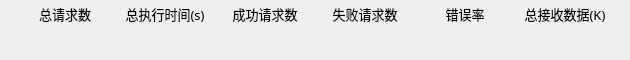
                   <widget class="QWidget" name="AllDataWidget" native="true">
                    <property name="minimumSize">
                     <size>
                      <width>0</width>
                      <height>60</height>
                     </size>
                    </property>
                    <property name="maximumSize">
                     <size>
                      <width>16777215</width>
                      <height>60</height>
                     </size>
                    </property>
                    <property name="styleSheet">
                     <string notr="true">QLineEdit{
color:#ced4da;
border-radius: 14px;
background-color: rgb(25, 25, 25, 0);
border: 0px solid rgba(255, 255, 255, 0);
padding-left:10px;
padding-right:10px;
}
#AllDataWidget{
	border: 1px solid rgba(197, 197, 197,50);
	
	background-color: rgba(255, 255, 255, 20);
	border-radius: 5px;
}</string>
                    </property>
                    <layout class="QGridLayout" name="gridLayout" columnstretch="1,0,0,0,0,0,0">
                     <property name="leftMargin">
                      <number>15</number>
                     </property>
                     <property name="topMargin">
                      <number>0</number>
                     </property>
                     <property name="rightMargin">
                      <number>15</number>
                     </property>
                     <property name="bottomMargin">
                      <number>0</number>
                     </property>
                     <property name="horizontalSpacing">
                      <number>0</number>
                     </property>
                     <item row="0" column="0">
                      <widget class="QLabel" name="label_totalRequests">
                       <property name="minimumSize">
                        <size>
                         <width>100</width>
                         <height>20</height>
                        </size>
                       </property>
                       <property name="maximumSize">
                        <size>
                         <width>100</width>
                         <height>20</height>
                        </size>
                       </property>
                       <property name="font">
                        <font>
                         <family>OPPOSans B</family>
                         <pointsize>10</pointsize>
                        </font>
                       </property>
                       <property name="toolTip">
                        <string>总共发送送请求总数</string>
                       </property>
                       <property name="text">
                        <string>总请求数</string>
                       </property>
                       <property name="alignment">
                        <set>Qt::AlignCenter</set>
                       </property>
                      </widget>
                     </item>
                     <item row="0" column="3">
                      <widget class="QLabel" name="label_success">
                       <property name="minimumSize">
                        <size>
                         <width>100</width>
                         <height>20</height>
                        </size>
                       </property>
                       <property name="maximumSize">
                        <size>
                         <width>100</width>
                         <height>20</height>
                        </size>
                       </property>
                       <property name="font">
                        <font>
                         <family>OPPOSans B</family>
                         <pointsize>10</pointsize>
                        </font>
                       </property>
                       <property name="toolTip">
                        <string>返回成功的请求数量</string>
                       </property>
                       <property name="text">
                        <string>成功请求数</string>
                       </property>
                       <property name="alignment">
                        <set>Qt::AlignCenter</set>
                       </property>
                      </widget>
                     </item>
                     <item row="0" column="4">
                      <widget class="QLabel" name="label_fail">
                       <property name="minimumSize">
                        <size>
                         <width>100</width>
                         <height>20</height>
                        </size>
                       </property>
                       <property name="maximumSize">
                        <size>
                         <width>100</width>
                         <height>20</height>
                        </size>
                       </property>
                       <property name="font">
                        <font>
                         <family>OPPOSans B</family>
                         <pointsize>10</pointsize>
                        </font>
                       </property>
                       <property name="toolTip">
                        <string>返回不成功或者异常的请求数量</string>
                       </property>
                       <property name="text">
                        <string>失败请求数</string>
                       </property>
                       <property name="alignment">
                        <set>Qt::AlignCenter</set>
                       </property>
                      </widget>
                     </item>
                     <item row="0" column="6">
                      <widget class="QLabel" name="label_allData">
                       <property name="minimumSize">
                        <size>
                         <width>100</width>
                         <height>20</height>
                        </size>
                       </property>
                       <property name="maximumSize">
                        <size>
                         <width>100</width>
                         <height>20</height>
                        </size>
                       </property>
                       <property name="font">
                        <font>
                         <family>OPPOSans B</family>
                         <pointsize>10</pointsize>
                        </font>
                       </property>
                       <property name="toolTip">
                        <string>总结接收到数据总字节数</string>
                       </property>
                       <property name="text">
                        <string>总接收数据(K)</string>
                       </property>
                       <property name="alignment">
                        <set>Qt::AlignCenter</set>
                       </property>
                      </widget>
                     </item>
                     <item row="0" column="5">
                      <widget class="QLabel" name="label_errorRate">
                       <property name="minimumSize">
                        <size>
                         <width>100</width>
                         <height>20</height>
                        </size>
                       </property>
                       <property name="maximumSize">
                        <size>
                         <width>100</width>
                         <height>20</height>
                        </size>
                       </property>
                       <property name="font">
                        <font>
                         <family>OPPOSans B</family>
                         <pointsize>10</pointsize>
                        </font>
                       </property>
                       <property name="toolTip">
                        <string>压测出错比例</string>
                       </property>
                       <property name="text">
                        <string>错误率</string>
                       </property>
                       <property name="alignment">
                        <set>Qt::AlignCenter</set>
                       </property>
                      </widget>
                     </item>
                     <item row="1" column="0">
                      <widget class="QLineEdit" name="lineEdit_totalRequests">
                       <property name="minimumSize">
                        <size>
                         <width>100</width>
                         <height>20</height>
                        </size>
                       </property>
                       <property name="maximumSize">
                        <size>
                         <width>100</width>
                         <height>20</height>
                        </size>
                       </property>
                       <property name="font">
                        <font>
                         <family>OPPOSans B</family>
                         <pointsize>10</pointsize>
                        </font>
                       </property>
                       <property name="text">
                        <string/>
                       </property>
                       <property name="alignment">
                        <set>Qt::AlignCenter</set>
                       </property>
                       <property name="readOnly">
                        <bool>true</bool>
                       </property>
                      </widget>
                     </item>
                     <item row="1" column="6">
                      <widget class="QLineEdit" name="lineEdit_allData">
                       <property name="minimumSize">
                        <size>
                         <width>100</width>
                         <height>20</height>
                        </size>
                       </property>
                       <property name="maximumSize">
                        <size>
                         <width>100</width>
                         <height>20</height>
                        </size>
                       </property>
                       <property name="font">
                        <font>
                         <family>OPPOSans B</family>
                         <pointsize>10</pointsize>
                        </font>
                       </property>
                       <property name="text">
                        <string/>
                       </property>
                       <property name="alignment">
                        <set>Qt::AlignCenter</set>
                       </property>
                       <property name="readOnly">
                        <bool>true</bool>
                       </property>
                      </widget>
                     </item>
                     <item row="1" column="4">
                      <widget class="QLineEdit" name="lineEdit_fail">
                       <property name="minimumSize">
                        <size>
                         <width>100</width>
                         <height>20</height>
                        </size>
                       </property>
                       <property name="maximumSize">
                        <size>
                         <width>100</width>
                         <height>20</height>
                        </size>
                       </property>
                       <property name="font">
                        <font>
                         <family>OPPOSans B</family>
                         <pointsize>10</pointsize>
                        </font>
                       </property>
                       <property name="text">
                        <string/>
                       </property>
                       <property name="alignment">
                        <set>Qt::AlignCenter</set>
                       </property>
                       <property name="readOnly">
                        <bool>true</bool>
                       </property>
                      </widget>
                     </item>
                     <item row="1" column="5">
                      <widget class="QLineEdit" name="lineEdit_errorRate">
                       <property name="minimumSize">
                        <size>
                         <width>100</width>
                         <height>20</height>
                        </size>
                       </property>
                       <property name="maximumSize">
                        <size>
                         <width>100</width>
                         <height>20</height>
                        </size>
                       </property>
                       <property name="font">
                        <font>
                         <family>OPPOSans B</family>
                         <pointsize>10</pointsize>
                        </font>
                       </property>
                       <property name="text">
                        <string/>
                       </property>
                       <property name="alignment">
                        <set>Qt::AlignCenter</set>
                       </property>
                       <property name="readOnly">
                        <bool>true</bool>
                       </property>
                      </widget>
                     </item>
                     <item row="1" column="3">
                      <widget class="QLineEdit" name="lineEdit_success">
                       <property name="minimumSize">
                        <size>
                         <width>100</width>
                         <height>20</height>
                        </size>
                       </property>
                       <property name="maximumSize">
                        <size>
                         <width>100</width>
                         <height>20</height>
                        </size>
                       </property>
                       <property name="font">
                        <font>
                         <family>OPPOSans B</family>
                         <pointsize>10</pointsize>
                        </font>
                       </property>
                       <property name="text">
                        <string/>
                       </property>
                       <property name="alignment">
                        <set>Qt::AlignCenter</set>
                       </property>
                       <property name="readOnly">
                        <bool>true</bool>
                       </property>
                      </widget>
                     </item>
                     <item row="0" column="1">
                      <widget class="QLabel" name="label_totalTime">
                       <property name="minimumSize">
                        <size>
                         <width>100</width>
                         <height>20</height>
                        </size>
                       </property>
                       <property name="maximumSize">
                        <size>
                         <width>100</width>
                         <height>20</height>
                        </size>
                       </property>
                       <property name="font">
                        <font>
                         <family>OPPOSans B</family>
                         <pointsize>10</pointsize>
                        </font>
                       </property>
                       <property name="toolTip">
                        <string>压测任务执行时间</string>
                       </property>
                       <property name="text">
                        <string>总执行时间(s)</string>
                       </property>
                       <property name="alignment">
                        <set>Qt::AlignCenter</set>
                       </property>
                      </widget>
                     </item>
                     <item row="1" column="1">
                      <widget class="QLineEdit" name="lineEdit_totalTime">
                       <property name="minimumSize">
                        <size>
                         <width>100</width>
                         <height>20</height>
                        </size>
                       </property>
                       <property name="maximumSize">
                        <size>
                         <width>100</width>
                         <height>20</height>
                        </size>
                       </property>
                       <property name="font">
                        <font>
                         <family>OPPOSans B</family>
                         <pointsize>10</pointsize>
                        </font>
                       </property>
                       <property name="text">
                        <string/>
                       </property>
                       <property name="alignment">
                        <set>Qt::AlignCenter</set>
                       </property>
                       <property name="readOnly">
                        <bool>true</bool>
                       </property>
                      </widget>
                     </item>
                    </layout>
                   </widget>
